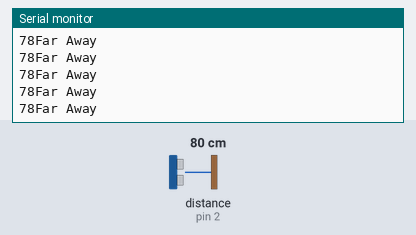
Bench run of a sketch on a simulated Arduino Uno, built with avr-gcc and run on an emulated ATmega328P. Shown: the last lines printed to the serial monitor. Wiring (inferred from the names in the program): ultrasonic range finder: trigger pin 3; echo pin 2. The test bench sets the inputs (shaded band); at power-on: distance to the obstacle (sensor on pin 2) 80 cm. The echo pulse lasts 58.3 µs per cm.

Above: at 1.2 s.
1.3 s: distance to the obstacle (sensor on pin 2) set to 2 cm
At 2.2 s:
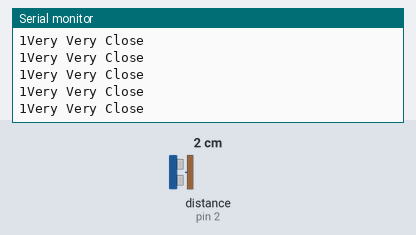
3.2 s: distance to the obstacle (sensor on pin 2) set to 18 cm
At 3.7 s:
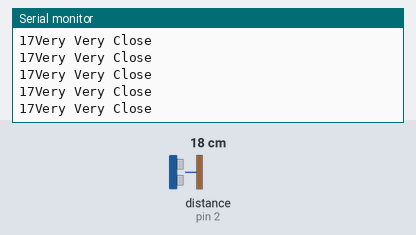
6.2 s: distance to the obstacle (sensor on pin 2) set to 4 cm
At 6.9 s:
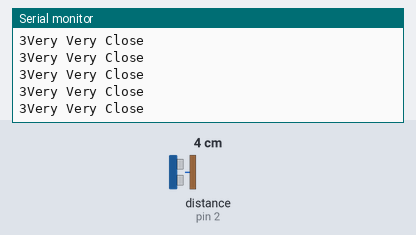
9.2 s: distance to the obstacle (sensor on pin 2) set to 35 cm
At 9.9 s:
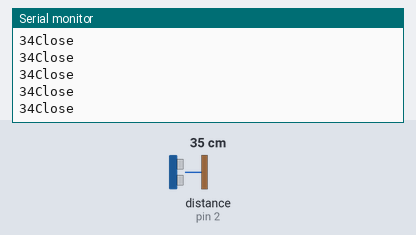
11.1 s: distance to the obstacle (sensor on pin 2) set to 9 cm
At 12.0 s:
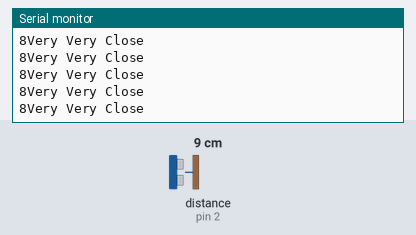
14.1 s: distance to the obstacle (sensor on pin 2) set to 120 cm
At 14.6 s:
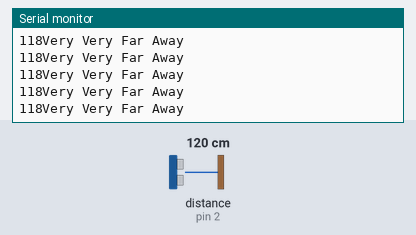
Timing chart, 0 to 17.0 s (numbered marks = the images above; inputs shaded):
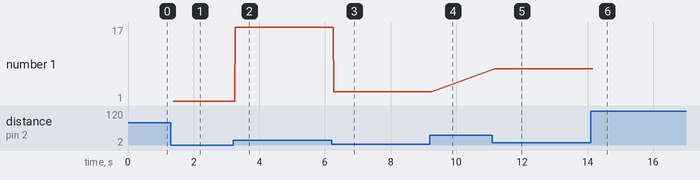

The sketch:

ultrasonicSensor.ino
```cpp
// ---------------------------------------------------------------- //
// Arduino Ultrasoninc Sensor HC-SR04
// Re-writed by Arbi Abdul Jabbaar
// Using Arduino IDE 1.8.7
// Using HC-SR04 Module
// Tested on 17 September 2019
// ---------------------------------------------------------------- //

/*
 Link : https://create.arduino.cc/projecthub/abdularbi17/ultrasonic-sensor-hc-sr04-with-arduino-tutorial-327ff6
 */

#define echoPin 2 // attach pin D2 Arduino to pin Echo of HC-SR04
#define trigPin 3 //attach pin D3 Arduino to pin Trig of HC-SR04

// defines variables
long duration; // variable for the duration of sound wave travel
int distance; // variable for the distance measurement

void setup() {
  pinMode(trigPin, OUTPUT); // Sets the trigPin as an OUTPUT
  pinMode(echoPin, INPUT); // Sets the echoPin as an INPUT
  Serial.begin(9600); // // Serial Communication is starting with 9600 of baudrate speed
  Serial.println("Ultrasonic Sensor HC-SR04 Test"); // print some text in Serial Monitor
  Serial.println("with Arduino UNO R3");
}
void loop() {
  // Clears the trigPin condition
  digitalWrite(trigPin, LOW);
  delayMicroseconds(2);
  // Sets the trigPin HIGH (ACTIVE) for 10 microseconds
  digitalWrite(trigPin, HIGH);
  delayMicroseconds(10);
  digitalWrite(trigPin, LOW);
  // Reads the echoPin, returns the sound wave travel time in microseconds
  duration = pulseIn(echoPin, HIGH);
  // Calculating the distance
  distance = duration * 0.034 / 2; // Speed of sound wave divided by 2 (go and back)
  // Displays the distance on the Serial Monitor
//  Serial.print("Distance: ");
  Serial.print(distance);
//  Serial.println(" cm");

  if(distance < 30){
    Serial.println("Very Very Close");
  }

  else if(distance < 50){
    Serial.println("Close");
  }

  else if(distance < 100){
    Serial.println("Far Away");
  }

  else{
    Serial.println("Very Very Far Away");
  }
}
```

Measured:
- after the input at 1.3 s, the serial monitor: prints a new line after 0.08 s (image 1)
- after the input at 3.2 s, the serial monitor: prints a new line after 0.07 s (image 2)
- after the input at 6.2 s, the serial monitor: prints a new line after 0.07 s (image 3)
- after the input at 9.2 s, the serial monitor: prints a new line after 0.07 s (image 4)
- after the input at 11.1 s, the serial monitor: prints a new line after 0.07 s (image 5)
- after the input at 14.1 s, the serial monitor: prints a new line after 0.08 s (image 6)
- plotted number 1: 1 → 17 after the input at 3.2 s, 17 → 3 after the input at 6.2 s, 3 → 8 after the input at 11.1 s
